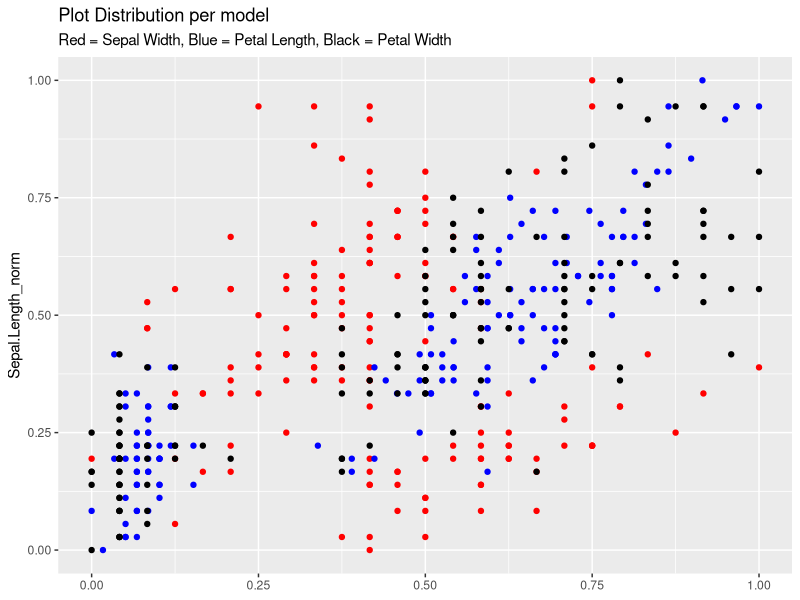

Source code (R):
## ---- chunk 1
#############################################################################
# a.1) Reading Iris dataset as df
library(MASS)
df <- iris

# a.2) Combine setosa and versicolor into group "0" and label the virginica to "1" into new variable iris$Group

new_df <- as.data.frame(df) # creating a copy of df to work with

for (i in 1:nrow(df)){ # Creating a for loop to change versicolor and setosa to 0, and virginica 1
  if(df$Species[i]=="setosa" | df$Species[i]=="versicolor"){
    new_df$Group[i] <- 0 #defining 0 as setosa or versicolor in new column "Group"
  } #close if
  else if(df$Species[i]=="virginica"){
    new_df$Group[i] <- 1 #defining 1 as virginica in new column "Group"    
  } #close else if
  else{
    print("Check new variable not listed")
  } # close else
} # close for loop
#############################################################################
# b.1) Creating logistic regression for f(x) : Group( Sepal.Length + Sepal.Width + Petal.Length + Petal.Width) with 100% available data

logis_reg <- glm(Group ~ Sepal.Length + Sepal.Width + Petal.Length + Petal.Width,
    data=new_df, family="binomial")
#############################################################################
# C.1) Getting coefficients and insights from regression

my_coeff <- logis_reg$coefficients # get coefficients
insight <- exp(my_coeff)-1 # get probabilities
my_pvalues <- coef(summary(logis_reg))[,'Pr(>|z|)'] # get p-values

# c.2) Calculating probabilities
col_names <- colnames(df)
X1	= 5 # Sepal.Width
X2	= 10 # Petal.Length
X3	= 7 # Petal.Width
X4  = 9 # Sepal.Length

P1 <- exp(my_coeff[3]*X1 + my_coeff[1])-1 # Calculating total prob. of being virginica B3*X3+B1 | Intercept = B1
P2 <- exp(my_coeff[4]*X2 + my_coeff[1])-1 # Calculating total prob. of being virginica B4*X4+B1 | Intercept = B1
P3 <- exp(my_coeff[5]*X3 + my_coeff[1])-1 # Calculating total prob. of being virginica B5*X5+B1 | Intercept = B1
P4 <- exp(my_coeff[2]*X4 + my_coeff[1])-1 # Calculating total prob. of being virginica B2*X2+B1 | Intercept = B1
PT <- exp(my_coeff[3]*X1 + my_coeff[1] + my_coeff[4]*X2 + my_coeff[5]*X3 + my_coeff[2]*X4 + my_coeff[3]*X1)-1 #calculating the total prob. of an item which satisfies all presumptions

# c.3) Printing interpretations
## ---- chunk 2
print(paste("When ",col_names[2], " is ", X1," the probability of being a Virginica changes to ", signif(round(P1*100,2),2),"%"," with a ",(round((1-my_pvalues[3])*100,1)),"% confidence"))

print(paste("When ",col_names[3], " is ", X2," the probability of being a Virginica changes to ", signif(round(P2*100,2),2),"%"," with a ",(round((1-my_pvalues[4])*100,1)),"% confidence"))

print(paste("When ",col_names[4], " is ", X3," the probability of being a Virginica changes to ", signif(round(P3*100,2),2),"%"," with a ",(round((1-my_pvalues[5])*100,1)),"% confidence"))

print(paste("When ",col_names[1], " is ", X4," the probability of being a Virginica changes to ", signif(round(P4*100,2),2),"%"," with a ",(round((1-my_pvalues[2])*100,1)),"% confidence"))

print(paste("When we consider all previously values in one whole formula, we can say that the probability of being a Virginica changes to ", signif(round(PT*100,2),2),"%"))
#############################################################################
## ---- chunk 3
#############################################################################
# a.1) Reading kyphosis
library(rpart)
df_2 <- kyphosis

# a.2) Convert	the	kyphosis$Kyphosis	variable	to	numeric, 1=present, 0=absent
new_df_2 <- df_2
new_df_2$Kyphosis <- (as.numeric(df_2$Kyphosis)-1)
#############################################################################
# b.1) Builing logistic regression using all variables to estimate kyphosis
log_reg_ky <- glm(Kyphosis ~ Age + Number + Start,
    data=new_df_2, family="binomial")

# b.2) Reading stats in logistic regression
summary(log_reg_ky)

# b.3) Getting coefficients and insights from regression
my_coeff <- log_reg_ky$coefficients # get coefficients
insight <- exp(my_coeff)-1  # get probabilities
my_pvalues <- coef(summary(log_reg_ky))[,'Pr(>|z|)'] # get p-values

#############################################################################
# c) Calculating	 the	 probability	 of	 kyphosis	 being	 “present”	 for	 the	following	observation:	Age=50,	Start=10,	Number=5.	
PT <- exp(my_coeff[1] + my_coeff[2]*50 + my_coeff[3]*5 + my_coeff[4]*10 )-1 #calculating the total prob. of an item which satisfies all presumptions

print(paste("When we consider Age=50, Start=10, Number=5, we can say that the probability of being present changes to ", signif(round(PT*100,2),2),"%"))
#############################################################################
## ---- chunk 4
#############################################################################
#5.1 Variables from Exercise 1
#Getting iris data frame
library(MASS)
iris_df <- iris

# Normalize fuction
my_normalize <- function(x){
  norm_x <- ((x - min(x,na.rm = T))/(max(x,na.rm = T)- min(x,na.rm = T)))
  return(norm_x)}

# Normalizing y variable (Sepal.Length)
iris_df$Sepal.Length_norm <- my_normalize(iris_df$Sepal.Length)

# Normalizing x variables 
iris_df$Sepal.Width_norm <- my_normalize(iris_df$Sepal.Width)
iris_df$Petal.Length_norm <- my_normalize(iris_df$Petal.Length)
iris_df$Petal.Width_norm <- my_normalize(iris_df$Petal.Width)

log_total <- glm(Sepal.Length_norm ~ Sepal.Width + Petal.Length + Petal.Width,
    data=iris_df, family="binomial")

sp_wd <- glm(Sepal.Length_norm ~ Sepal.Width ,
    data=iris_df, family="binomial")

pt_len <- glm(Sepal.Length_norm ~ Petal.Length ,
    data=iris_df, family="binomial")

pt_wd <- glm(Sepal.Length_norm ~ Petal.Width,
    data=iris_df, family="binomial")

library(ggplot2)
## ---- chunk 5
ggplot()+ 
  geom_point(data= iris_df,aes (x=Sepal.Width_norm, y=Sepal.Length_norm),color= "red", show.legend = F)+
  geom_point(data= iris_df,aes (x=Petal.Length_norm, y=Sepal.Length_norm),color= "blue", show.legend = F)+
  geom_point(data= iris_df,aes (x=Petal.Width_norm, y=Sepal.Length_norm),color= "black", show.legend = F)+
  xlab(NULL)+ labs(title="Plot Distribution per model", subtitle = "Red = Sepal Width, Blue = Petal Length, Black = Petal Width")
#############################################################################
# 5.2 Calculating if the models are homoscedastic	 or	 heteroscedastic
library(lmtest)
## ---- chunk 6
T1 <- bptest(log_total)[[4]] #testing for all variables together
T2 <- bptest(sp_wd)[[4]] #testing Sepal.Width
T3 <- bptest(pt_len)[[4]] #testing Petal.Length
T4 <- bptest(pt_wd)[[4]] #testing Petal.Width

# Checking p-value to conclude if heteroscedastic or homoscedastic are present in the models
## ---- chunk 7
if (T1 < 0.1){
  print(paste("Since p-value =",round(T1,2) ,", < 0.1, then heteroscedastic is present in model Sepal.Length(all variables) so error variances are not all equal"))
}else{
  print(paste("Since p-value =",round(T1,2) ," > 0.1, then homoscedastic is present in model Sepal.Length(all variables) , so error variances are all equal"))
}

if (T2 < 0.1){
  print(paste("Since p-value =",round(T2,2) ,", < 0.1, then heteroscedastic is present in model Sepal.Length(Sepal.Width), so error variances are not all equal"))
}else{
  print(paste("Since p-value =",round(T2,2) ," > 0.1, then homoscedastic is present in model Sepal.Length(Sepal.Width), so error variances are all equal"))
}

if (T3 < 0.1){
  print(paste("Since p-value =",round(T3,2) ,", < 0.1, then heteroscedastic is present in model Sepal.Length(Petal.Length), so error variances are not all equal"))
}else{
  print(paste("Since p-value =",round(T3,2) ," > 0.1, then homoscedastic is present in model Sepal.Length(Petal.Length), so error variances are all equal"))
}

if (T4 < 0.1){
  print(paste("Since p-value =",round(T4,2) ,", < 0.1, then heteroscedastic is present in model Sepal.Length(Petal.Width), so error variances are not all equal"))
}else{
  print(paste("Since p-value =",round(T4,2) ," >0.1, then homoscedastic is present in model Sepal.Length(Petal.Width), so error variances are all equal"))
}
